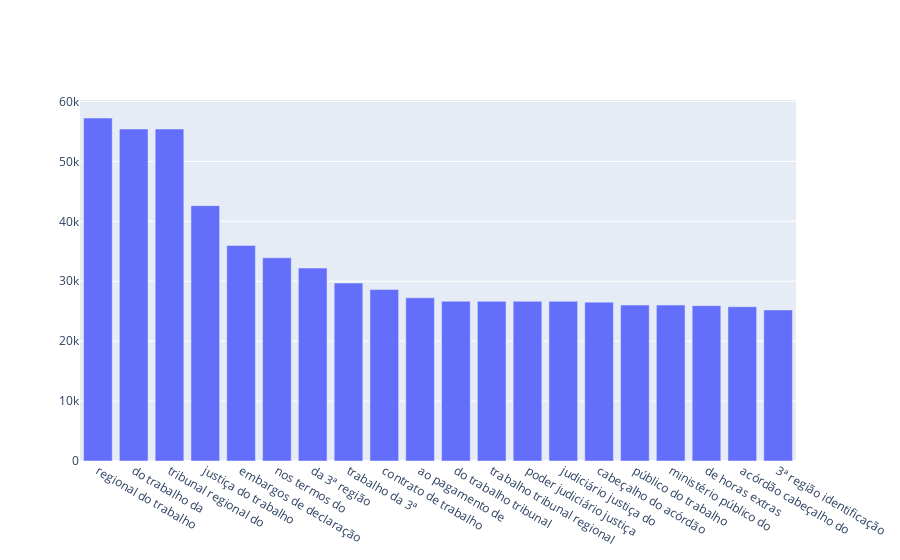

Notebook source saved alongside this figure:
### Code cell
trace = go.Bar(x=df5["INTEIRO_TEOR"], y=df5["QUANTIDADE"])
iplot({"data":[trace]})

### Figure 1 — Plotly figure (JSON) as saved in the notebook; plotly's stock layout.template omitted (floating-point values rounded to 4 significant figures)
{"data": [{"type": "bar", "x": ["regional do trabalho", "do trabalho da", "tribunal regional do", "justiça do trabalho", "embargos de declaração", "nos termos do", "da 3ª região", "trabalho da 3ª", "contrato de trabalho", "ao pagamento de", "do trabalho tribunal", "trabalho tribunal regional", "poder judiciário justiça", "judiciário justiça do", "cabeçalho do acórdão", "público do trabalho", "ministério público do", "de horas extras", "acórdão cabeçalho do", "3ª região identificação"], "y": [57239, 55411, 55408, 42622, 35975, 33904, 32198, 29689, 28621, 27250, 26656, 26652, 26645, 26645, 26512, 26029, 26025, 25929, 25748, 25210]}], "layout": {"autosize": true, "xaxis": {"autorange": true, "range": [-0.5, 19.5], "type": "category"}, "yaxis": {"autorange": true, "range": [0, 60250.0], "type": "linear"}}}
